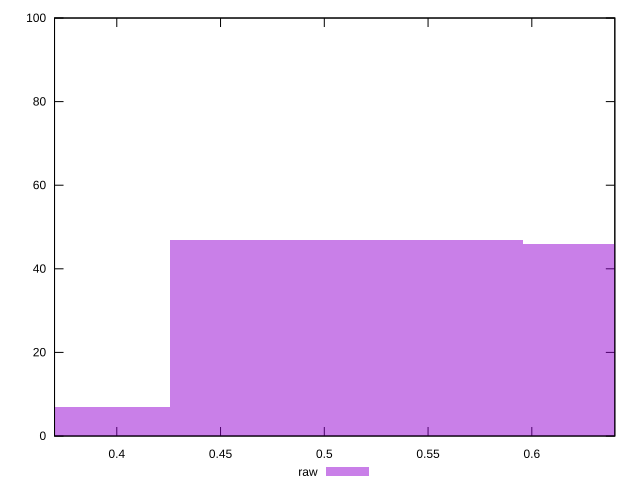

Generate this figure with gnuplot:
reset

$raw <<EOF
0.5107548659551553 47
0.6810064879402071 46
0.34050324397010356 7
EOF

set key outside below
set boxwidth 0.17025162198505178
set xrange [0.37:0.64]
set yrange [0:100]
set trange [0:100]
set style fill transparent solid 0.5 noborder
set terminal svg size 640, 490 enhanced background rgb 'white'
set output "report_00015_2021-02-09T16-11-33.973Z/meta/score/samples/pages+cached+noadtech+nomedia/raw/histogram.svg"

plot $raw title "raw" with boxes

reset
